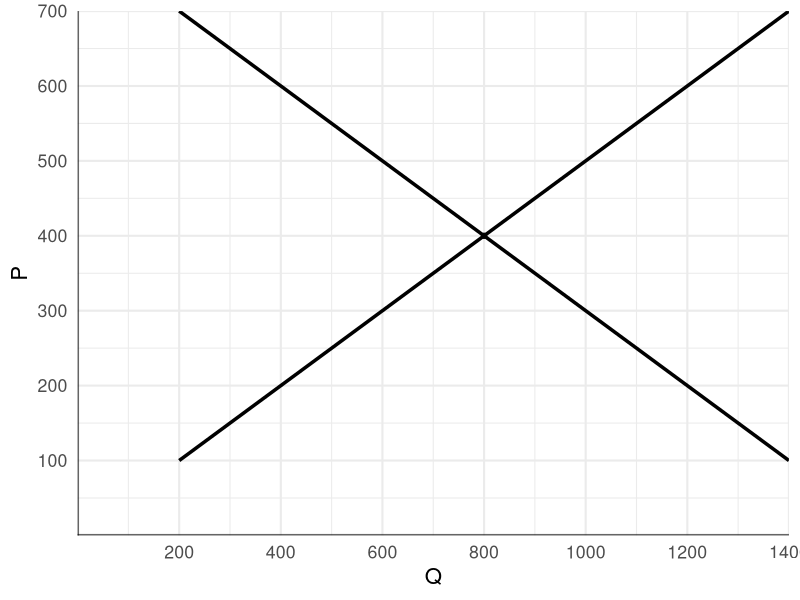

Reproduce this figure in R.
## ---- chunk 1
knitr::opts_chunk$set(echo = FALSE, 
                      warning = FALSE,
                      dev = "png",
                      dev.args = list(type="cairo-png"))

library(ggplot2)
library(tibble)
library(polynom)
## ---- chunk 2


of <- tibble(
  q=c(400, 800),
  p=c(200, 400)
)

dem <- tibble(
  q=c(400, 1200),
  p=c(600, 200)
)


of_p <- poly.calc(of$q, of$p) %>% 
  as.function()

dem_p <- poly.calc(dem$q, dem$p) %>% 
  as.function

theme_set(theme_minimal(base_size=16))

puntos <- tibble(
  q=c(800),
  p=c(400)
)

ggplot() + 
  geom_function(fun=of_p, xlim=c(200, 1400), size=1.2) + 
  geom_function(fun=dem_p, xlim=c(200, 1400), size=1.2) +
  geom_point(data=puntos, aes(q, p)) +
  scale_x_continuous(limits = c(0, 1400),
                     expand = expansion(add=0),
                     breaks=seq(200,1400, by=200)) +
  scale_y_continuous(breaks=seq(100,700, by=100), expand=expansion(add=0)) +
  # Eje Y
  geom_segment(aes(x=0, y=0, xend=0, yend=Inf), size=1, alpha=.6) + 
  # Eje X
  geom_segment(aes(x=-Inf, y=0, xend=Inf, yend=0), size=1, alpha=.6) +
  labs(x="Q", y="P")
## ---- chunk 3
tibble(
  punto="",
  p=seq(100, 20, by=-20),
  q=seq(40, 120, by=20)
) %>% 
  knitr::kable(col.names = c("", "P", "Qd")) %>% 
  kableExtra::kable_styling(full_width = F, 
                            bootstrap_options = c("striped"))
